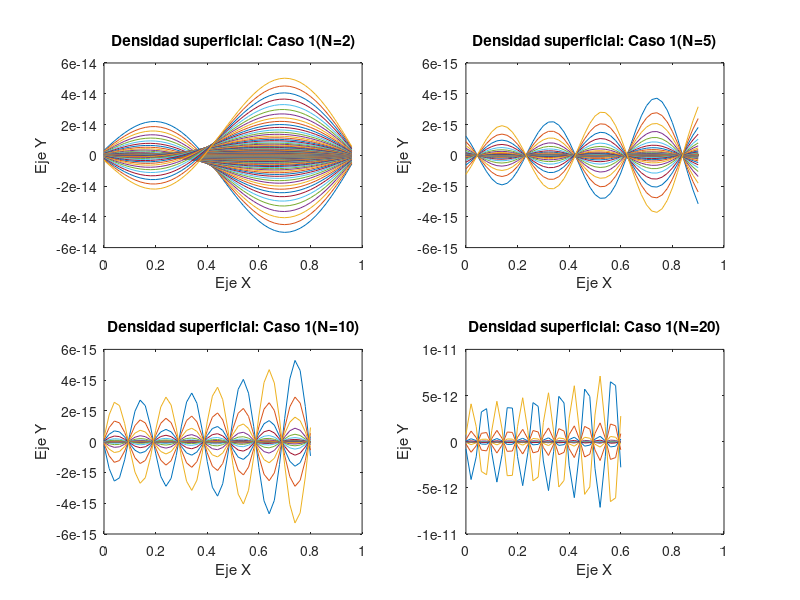

Write the MATLAB code that produced this figure.
%Cartesianas, Ejercicio 1 - Caso 1

a=1;
b=1;
X=-a:0.02:a;
Y=0:0.02:b;
Eo=8.8541878176*(10^(-12));
Dif=0;
[x,y]= meshgrid(X,Y);

V2=0;
N=2;
for n= 1:N
  f=@(y) atan(y/a).*sin(pi*n*y/b);
  Fn=(2./(b*sinh(n*pi*a/b))).*integral(f,0,b);
  P= Fn.*sinh(pi.*n*x/b).*sin(pi.*n*y/b);
  V2=P+V2;
  Dif=diff(V2,n);
  D=-Eo*Dif;
endfor

subplot(2,2,1)
plot(y,D)
xlabel('Eje X')
ylabel('Eje Y')
title('Densidad superficial: Caso 1(N=2)')

V5=0;
N=5;
for n= 1:N
  f=@(y) atan(y/a).*sin(pi*n*y/b);
  Fn=(2./(b*sinh(n*pi*a/b))).*integral(f,0,b);
  P= Fn.*sinh(pi.*n*x/b).*sin(pi.*n*y/b);
  V5=P+V5;
  Dif5=diff(V5,n);
  D5=-Eo*Dif5;
endfor

subplot(2,2,2)
plot(y,D5)
xlabel('Eje X')
ylabel('Eje Y')
title('Densidad superficial: Caso 1(N=5)')

V10=0;
N=10;
for n= 1:N
  f=@(y) atan(y/a).*sin(pi*n*y/b);
  Fn=(2./(b*sinh(n*pi*a/b))).*integral(f,0,b);
  P= Fn.*sinh(pi.*n*x/b).*sin(pi.*n*y/b);
  V10=P+V10;
  Dif10=diff(V10,n);
  D10=-Eo*Dif10;
endfor

subplot(2,2,3)
plot(y,D10)
xlabel('Eje X')
ylabel('Eje Y')
title('Densidad superficial: Caso 1(N=10)')

V20=0;
N=20;
for n= 1:N
  f=@(y) atan(y/a).*sin(pi*n*y/b);
  Fn=(2./(b*sinh(n*pi*a/b))).*integral(f,0,b);
  P= Fn.*sinh(pi.*n*x/b).*sin(pi.*n*y/b);
  V20=P+V20;
  Dif20=diff(V20,n);
  D20=-Eo*Dif20;
endfor

subplot(2,2,4)
plot(y,D20)
xlabel('Eje X')
ylabel('Eje Y')
title('Densidad superficial: Caso 1(N=20)')